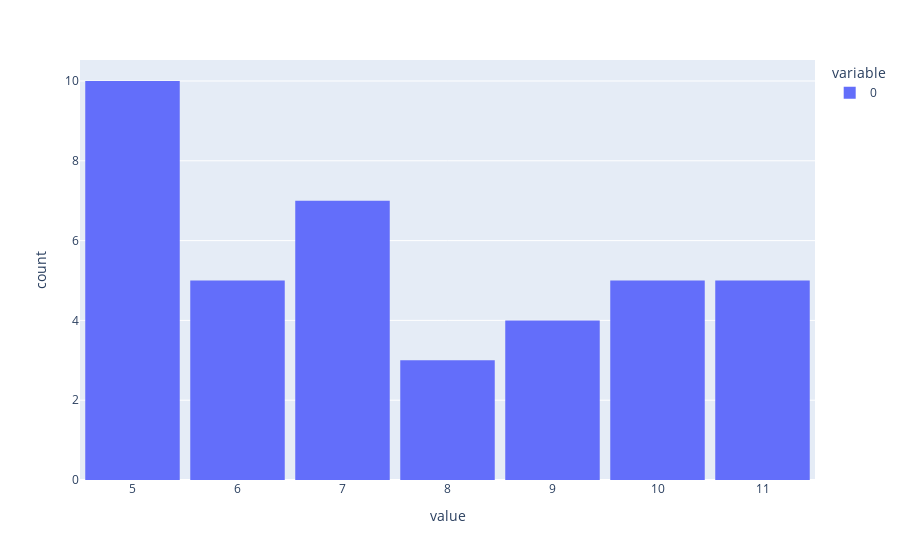

The code cell stored with this chart in its notebook:
### Code cell
import plotly.express as px
fig = px.histogram(data)
fig.update_layout(bargap=0.1)
fig.show()

### Figure 1 — Plotly figure (JSON) as saved in the notebook; plotly's stock layout.template omitted (floating-point values rounded to 4 significant figures)
{"data": [{"alignmentgroup": "True", "bingroup": "x", "hovertemplate": "variable=0<br>value=%{x}<br>count=%{y}<extra></extra>", "legendgroup": "0", "marker": {"color": "#636efa", "pattern": {"shape": ""}}, "name": "0", "offsetgroup": "0", "orientation": "v", "showlegend": true, "type": "histogram", "x": [10, 10, 11, 9, 7, 9, 8, 7, 6, 5, 5, 5, 7, 8, 11, 5, 6, 9, 10, 5, 11, 6, 5, 7, 7, 6, 7, 8, 10, 5, 7, 9, 11, 10, 5, 5, 5, 6, 11], "xaxis": "x", "yaxis": "y"}], "layout": {"bargap": 0.1, "barmode": "relative", "legend": {"title": {"text": "variable"}, "tracegroupgap": 0}, "margin": {"t": 60}, "xaxis": {"anchor": "y", "domain": [0, 1], "title": {"text": "value"}}, "yaxis": {"anchor": "x", "domain": [0, 1], "title": {"text": "count"}}}}
